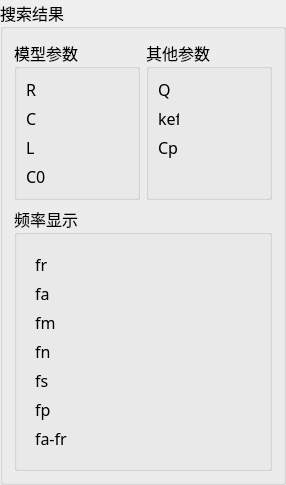
         <widget class="QGroupBox" name="groupBox_4">
          <property name="font">
           <font>
            <family>楷体</family>
            <pointsize>12</pointsize>
           </font>
          </property>
          <property name="title">
           <string>搜索结果</string>
          </property>
          <layout class="QVBoxLayout" name="verticalLayout_15">
           <item>
            <layout class="QHBoxLayout" name="horizontalLayout_2">
             <item>
              <widget class="QGroupBox" name="groupBox_7">
               <property name="font">
                <font>
                 <family>楷体</family>
                 <pointsize>12</pointsize>
                </font>
               </property>
               <property name="title">
                <string>模型参数</string>
               </property>
               <layout class="QVBoxLayout" name="verticalLayout">
                <item>
                 <layout class="QFormLayout" name="formLayout">
                  <item row="0" column="0">
                   <widget class="QLabel" name="label_7">
                    <property name="minimumSize">
                     <size>
                      <width>21</width>
                      <height>0</height>
                     </size>
                    </property>
                    <property name="maximumSize">
                     <size>
                      <width>21</width>
                      <height>16777215</height>
                     </size>
                    </property>
                    <property name="font">
                     <font>
                      <family>楷体</family>
                      <pointsize>12</pointsize>
                     </font>
                    </property>
                    <property name="text">
                     <string>R</string>
                    </property>
                   </widget>
                  </item>
                  <item row="0" column="1">
                   <widget class="QLabel" name="lblR">
                    <property name="minimumSize">
                     <size>
                      <width>75</width>
                      <height>0</height>
                     </size>
                    </property>
                    <property name="maximumSize">
                     <size>
                      <width>150</width>
                      <height>16777215</height>
                     </size>
                    </property>
                    <property name="font">
                     <font>
                      <family>楷体</family>
                      <pointsize>12</pointsize>
                     </font>
                    </property>
                    <property name="text">
                     <string/>
                    </property>
                   </widget>
                  </item>
                  <item row="1" column="0">
                   <widget class="QLabel" name="label_8">
                    <property name="minimumSize">
                     <size>
                      <width>21</width>
                      <height>0</height>
                     </size>
                    </property>
                    <property name="maximumSize">
                     <size>
                      <width>21</width>
                      <height>16777215</height>
                     </size>
                    </property>
                    <property name="font">
                     <font>
                      <family>楷体</family>
                      <pointsize>12</pointsize>
                     </font>
                    </property>
                    <property name="text">
                     <string>C</string>
                    </property>
                   </widget>
                  </item>
                  <item row="1" column="1">
                   <widget class="QLabel" name="lblC">
                    <property name="minimumSize">
                     <size>
                      <width>75</width>
                      <height>0</height>
                     </size>
                    </property>
                    <property name="maximumSize">
                     <size>
                      <width>150</width>
                      <height>16777215</height>
                     </size>
                    </property>
                    <property name="font">
                     <font>
                      <family>楷体</family>
                      <pointsize>12</pointsize>
                     </font>
                    </property>
                    <property name="text">
                     <string/>
                    </property>
                   </widget>
                  </item>
                  <item row="2" column="0">
                   <widget class="QLabel" name="label_9">
                    <property name="minimumSize">
                     <size>
                      <width>21</width>
                      <height>0</height>
                     </size>
                    </property>
                    <property name="maximumSize">
                     <size>
                      <width>21</width>
                      <height>16777215</height>
                     </size>
                    </property>
                    <property name="font">
                     <font>
                      <family>楷体</family>
                      <pointsize>12</pointsize>
                     </font>
                    </property>
                    <property name="text">
                     <string>L</string>
                    </property>
                   </widget>
                  </item>
                  <item row="2" column="1">
                   <widget class="QLabel" name="lblL">
                    <property name="minimumSize">
                     <size>
                      <width>75</width>
                      <height>0</height>
                     </size>
                    </property>
                    <property name="maximumSize">
                     <size>
                      <width>150</width>
                      <height>16777215</height>
                     </size>
                    </property>
                    <property name="font">
                     <font>
                      <family>楷体</family>
                      <pointsize>12</pointsize>
                     </font>
                    </property>
                    <property name="text">
                     <string/>
                    </property>
                   </widget>
                  </item>
                  <item row="3" column="0">
                   <widget class="QLabel" name="lblC0">
                    <property name="minimumSize">
                     <size>
                      <width>21</width>
                      <height>0</height>
                     </size>
                    </property>
                    <property name="maximumSize">
                     <size>
                      <width>21</width>
                      <height>16777215</height>
                     </size>
                    </property>
                    <property name="font">
                     <font>
                      <family>楷体</family>
                      <pointsize>12</pointsize>
                     </font>
                    </property>
                    <property name="text">
                     <string>C0</string>
                    </property>
                   </widget>
                  </item>
                  <item row="3" column="1">
                   <widget class="QLabel" name="lblC01">
                    <property name="minimumSize">
                     <size>
                      <width>75</width>
                      <height>0</height>
                     </size>
                    </property>
                    <property name="maximumSize">
                     <size>
                      <width>150</width>
                      <height>16777215</height>
                     </size>
                    </property>
                    <property name="font">
                     <font>
                      <family>楷体</family>
                      <pointsize>12</pointsize>
                     </font>
                    </property>
                    <property name="text">
                     <string/>
                    </property>
                   </widget>
                  </item>
                 </layout>
                </item>
               </layout>
              </widget>
             </item>
             <item>
              <widget class="QGroupBox" name="groupBox_8">
               <property name="font">
                <font>
                 <family>楷体</family>
                 <pointsize>12</pointsize>
                </font>
               </property>
               <property name="title">
                <string>其他参数</string>
               </property>
               <layout class="QVBoxLayout" name="verticalLayout_9">
                <item>
                 <layout class="QFormLayout" name="formLayout_2">
                  <item row="0" column="0">
                   <widget class="QLabel" name="label_18">
                    <property name="minimumSize">
                     <size>
                      <width>21</width>
                      <height>0</height>
                     </size>
                    </property>
                    <property name="maximumSize">
                     <size>
                      <width>21</width>
                      <height>16777215</height>
                     </size>
                    </property>
                    <property name="font">
                     <font>
                      <family>楷体</family>
                      <pointsize>12</pointsize>
                     </font>
                    </property>
                    <property name="text">
                     <string>Q</string>
                    </property>
                   </widget>
                  </item>
                  <item row="0" column="1">
                   <widget class="QLabel" name="lblQ">
                    <property name="minimumSize">
                     <size>
                      <width>75</width>
                      <height>0</height>
                     </size>
                    </property>
                    <property name="maximumSize">
                     <size>
                      <width>150</width>
                      <height>16777215</height>
                     </size>
                    </property>
                    <property name="font">
                     <font>
                      <family>楷体</family>
                      <pointsize>12</pointsize>
                     </font>
                    </property>
                    <property name="text">
                     <string/>
                    </property>
                   </widget>
                  </item>
                  <item row="1" column="0">
                   <widget class="QLabel" name="lblKeff">
                    <property name="minimumSize">
                     <size>
                      <width>21</width>
                      <height>0</height>
                     </size>
                    </property>
                    <property name="maximumSize">
                     <size>
                      <width>21</width>
                      <height>16777215</height>
                     </size>
                    </property>
                    <property name="font">
                     <font>
                      <family>楷体</family>
                      <pointsize>12</pointsize>
                     </font>
                    </property>
                    <property name="text">
                     <string>keff</string>
                    </property>
                   </widget>
                  </item>
                  <item row="1" column="1">
                   <widget class="QLabel" name="lblKeff1">
                    <property name="minimumSize">
                     <size>
                      <width>75</width>
                      <height>0</height>
                     </size>
                    </property>
                    <property name="maximumSize">
                     <size>
                      <width>150</width>
                      <height>16777215</height>
                     </size>
                    </property>
                    <property name="font">
                     <font>
                      <family>楷体</family>
                      <pointsize>12</pointsize>
                     </font>
                    </property>
                    <property name="text">
                     <string/>
                    </property>
                   </widget>
                  </item>
                  <item row="2" column="0">
                   <widget class="QLabel" name="lblCp">
                    <property name="minimumSize">
                     <size>
                      <width>21</width>
                      <height>0</height>
                     </size>
                    </property>
                    <property name="maximumSize">
                     <size>
                      <width>21</width>
                      <height>16777215</height>
                     </size>
                    </property>
                    <property name="font">
                     <font>
                      <family>楷体</family>
                      <pointsize>12</pointsize>
                     </font>
                    </property>
                    <property name="text">
                     <string>Cp</string>
                    </property>
                   </widget>
                  </item>
                  <item row="2" column="1">
                   <widget class="QLabel" name="lblCp1">
                    <property name="minimumSize">
                     <size>
                      <width>75</width>
                      <height>0</height>
                     </size>
                    </property>
                    <property name="maximumSize">
                     <size>
                      <width>150</width>
                      <height>16777215</height>
                     </size>
                    </property>
                    <property name="font">
                     <font>
                      <family>楷体</family>
                      <pointsize>12</pointsize>
                     </font>
                    </property>
                    <property name="text">
                     <string/>
                    </property>
                   </widget>
                  </item>
                 </layout>
                </item>
               </layout>
              </widget>
             </item>
            </layout>
           </item>
           <item>
            <widget class="QGroupBox" name="groupBox_9">
             <property name="font">
              <font>
               <family>楷体</family>
               <pointsize>12</pointsize>
              </font>
             </property>
             <property name="title">
              <string>频率显示</string>
             </property>
             <layout class="QVBoxLayout" name="verticalLayout_11">
              <item>
               <widget class="QStackedWidget" name="freqStackWindow">
                <property name="font">
                 <font>
                  <family>楷体</family>
                  <pointsize>12</pointsize>
                 </font>
                </property>
                <property name="currentIndex">
                 <number>1</number>
                </property>
                <widget class="QWidget" name="normPage">
                 <layout class="QVBoxLayout" name="verticalLayout_12">
                  <item>
                   <layout class="QHBoxLayout" name="horizontalLayout_3" stretch="0,10,0">
                    <item>
                     <widget class="QLabel" name="label_3">
                      <property name="font">
                       <font>
                        <family>楷体</family>
                        <pointsize>12</pointsize>
                       </font>
                      </property>
                      <property name="text">
                       <string>频率：</string>
                      </property>
                     </widget>
                    </item>
                    <item>
                     <widget class="QLabel" name="lblFreq">
                      <property name="font">
                       <font>
                        <family>楷体</family>
                        <pointsize>12</pointsize>
                       </font>
                      </property>
                      <property name="text">
                       <string/>
                      </property>
                     </widget>
                    </item>
                    <item>
                     <widget class="QLabel" name="lblFreqPassFail">
                      <property name="font">
                       <font>
                        <family>楷体</family>
                        <pointsize>12</pointsize>
                       </font>
                      </property>
                      <property name="text">
                       <string/>
                      </property>
                     </widget>
                    </item>
                   </layout>
                  </item>
                  <item>
                   <spacer name="verticalSpacer_2">
                    <property name="font">
                     <font>
                      <family>楷体</family>
                      <pointsize>12</pointsize>
                     </font>
                    </property>
                    <property name="orientation">
                     <enum>Qt::Vertical</enum>
                    </property>
                    <property name="sizeHint" stdset="0">
                     <size>
                      <width>20</width>
                      <height>119</height>
                     </size>
                    </property>
                   </spacer>
                  </item>
                 </layout>
                </widget>
                <widget class="QWidget" name="page_2">
                 <property name="font">
                  <font>
                   <family>楷体</family>
                   <pointsize>12</pointsize>
                  </font>
                 </property>
                 <layout class="QGridLayout" name="gridLayout" columnstretch="0,10,0">
                  <item row="0" column="0">
                   <widget class="QLabel" name="label_6">
                    <property name="font">
                     <font>
                      <family>楷体</family>
                      <pointsize>12</pointsize>
                     </font>
                    </property>
                    <property name="text">
                     <string>fr</string>
                    </property>
                   </widget>
                  </item>
                  <item row="0" column="1">
                   <widget class="QLabel" name="lblfr">
                    <property name="font">
                     <font>
                      <family>楷体</family>
                      <pointsize>12</pointsize>
                     </font>
                    </property>
                    <property name="text">
                     <string/>
                    </property>
                   </widget>
                  </item>
                  <item row="0" column="2">
                   <widget class="QLabel" name="lblFrPassFail">
                    <property name="font">
                     <font>
                      <family>楷体</family>
                      <pointsize>12</pointsize>
                     </font>
                    </property>
                    <property name="text">
                     <string/>
                    </property>
                   </widget>
                  </item>
                  <item row="1" column="0">
                   <widget class="QLabel" name="label_10">
                    <property name="font">
                     <font>
                      <family>楷体</family>
                      <pointsize>12</pointsize>
                     </font>
                    </property>
                    <property name="text">
                     <string>fa</string>
                    </property>
                   </widget>
                  </item>
                  <item row="1" column="1">
                   <widget class="QLabel" name="lblfa">
                    <property name="font">
                     <font>
                      <family>楷体</family>
                      <pointsize>12</pointsize>
                     </font>
                    </property>
                    <property name="text">
                     <string/>
                    </property>
                   </widget>
                  </item>
                  <item row="1" column="2">
                   <widget class="QLabel" name="label_27">
                    <property name="font">
                     <font>
                      <family>楷体</family>
                      <pointsize>12</pointsize>
                     </font>
                    </property>
                    <property name="text">
                     <string/>
                    </property>
                   </widget>
                  </item>
                  <item row="2" column="0">
                   <widget class="QLabel" name="label_11">
                    <property name="font">
                     <font>
                      <family>楷体</family>
                      <pointsize>12</pointsize>
                     </font>
                    </property>
                    <property name="text">
                     <string>fm</string>
                    </property>
                   </widget>
                  </item>
                  <item row="2" column="1">
                   <widget class="QLabel" name="lblfm">
                    <property name="font">
                     <font>
                      <family>楷体</family>
                      <pointsize>12</pointsize>
                     </font>
                    </property>
                    <property name="text">
                     <string/>
                    </property>
                   </widget>
                  </item>
                  <item row="2" column="2">
                   <widget class="QLabel" name="label_23">
                    <property name="font">
                     <font>
                      <family>楷体</family>
                      <pointsize>12</pointsize>
                     </font>
                    </property>
                    <property name="text">
                     <string/>
                    </property>
                   </widget>
                  </item>
                  <item row="3" column="0">
                   <widget class="QLabel" name="label_12">
                    <property name="font">
                     <font>
                      <family>楷体</family>
                      <pointsize>12</pointsize>
                     </font>
                    </property>
                    <property name="text">
                     <string>fn</string>
                    </property>
                   </widget>
                  </item>
                  <item row="3" column="1">
                   <widget class="QLabel" name="lblfn">
                    <property name="font">
                     <font>
                      <family>楷体</family>
                      <pointsize>12</pointsize>
                     </font>
                    </property>
                    <property name="text">
                     <string/>
                    </property>
                   </widget>
                  </item>
                  <item row="3" column="2">
                   <widget class="QLabel" name="label_24">
                    <property name="font">
                     <font>
                      <family>楷体</family>
                      <pointsize>12</pointsize>
                     </font>
                    </property>
                    <property name="text">
                     <string/>
                    </property>
                   </widget>
                  </item>
                  <item row="4" column="0">
                   <widget class="QLabel" name="label_13">
                    <property name="font">
                     <font>
                      <family>楷体</family>
                      <pointsize>12</pointsize>
                     </font>
                    </property>
                    <property name="text">
                     <string>fs</string>
                    </property>
                   </widget>
                  </item>
                  <item row="4" column="1">
                   <widget class="QLabel" name="lblfs">
                    <property name="font">
                     <font>
                      <family>楷体</family>
                      <pointsize>12</pointsize>
                     </font>
                    </property>
                    <property name="text">
                     <string/>
                    </property>
                   </widget>
                  </item>
                  <item row="4" column="2">
                   <widget class="QLabel" name="label_26">
                    <property name="font">
                     <font>
                      <family>楷体</family>
                      <pointsize>12</pointsize>
                     </font>
                    </property>
                    <property name="text">
                     <string/>
                    </property>
                   </widget>
                  </item>
                  <item row="5" column="0">
                   <widget class="QLabel" name="label_14">
                    <property name="font">
                     <font>
                      <family>楷体</family>
                      <pointsize>12</pointsize>
                     </font>
                    </property>
                    <property name="text">
                     <string>fp</string>
                    </property>
                   </widget>
                  </item>
                  <item row="5" column="1">
                   <widget class="QLabel" name="lblfp">
                    <property name="font">
                     <font>
                      <family>楷体</family>
                      <pointsize>12</pointsize>
                     </font>
                    </property>
                    <property name="text">
                     <string/>
                    </property>
                   </widget>
                  </item>
                  <item row="5" column="2">
                   <widget class="QLabel" name="label_25">
                    <property name="font">
                     <font>
                      <family>楷体</family>
                      <pointsize>12</pointsize>
                     </font>
                    </property>
                    <property name="text">
                     <string/>
                    </property>
                   </widget>
                  </item>
                  <item row="6" column="0">
                   <widget class="QLabel" name="label_29">
                    <property name="font">
                     <font>
                      <family>楷体</family>
                      <pointsize>12</pointsize>
                     </font>
                    </property>
                    <property name="text">
                     <string>fa-fr</string>
                    </property>
                   </widget>
                  </item>
                  <item row="6" column="1">
                   <widget class="QLabel" name="lblfafr">
                    <property name="font">
                     <font>
                      <family>楷体</family>
                      <pointsize>12</pointsize>
                     </font>
                    </property>
                    <property name="text">
                     <string/>
                    </property>
                   </widget>
                  </item>
                  <item row="6" column="2">
                   <widget class="QLabel" name="lblFafrPassFail">
                    <property name="font">
                     <font>
                      <family>楷体</family>
                      <pointsize>12</pointsize>
                     </font>
                    </property>
                    <property name="text">
                     <string/>
                    </property>
                   </widget>
                  </item>
                 </layout>
                </widget>
               </widget>
              </item>
             </layout>
            </widget>
           </item>
          </layout>
         </widget>
